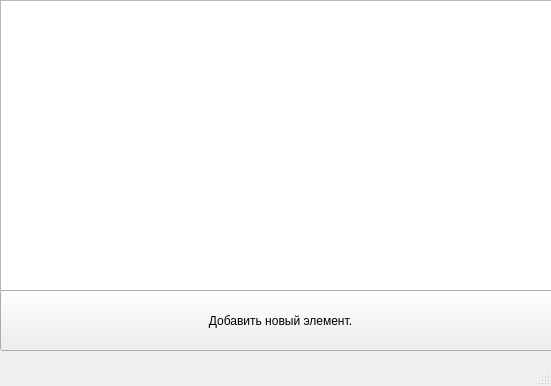
<?xml version="1.0" encoding="UTF-8"?>
<ui version="4.0">
 <class>MainWindow</class>
 <widget class="QMainWindow" name="MainWindow">
  <property name="geometry">
   <rect>
    <x>0</x>
    <y>0</y>
    <width>551</width>
    <height>386</height>
   </rect>
  </property>
  <property name="windowTitle">
   <string>MainWindow</string>
  </property>
  <widget class="QWidget" name="centralwidget">
   <widget class="QTableWidget" name="tableWidget">
    <property name="geometry">
     <rect>
      <x>0</x>
      <y>0</y>
      <width>561</width>
      <height>291</height>
     </rect>
    </property>
   </widget>
   <widget class="QPushButton" name="pushButton">
    <property name="geometry">
     <rect>
      <x>0</x>
      <y>290</y>
      <width>561</width>
      <height>61</height>
     </rect>
    </property>
    <property name="text">
     <string>Добавить новый элемент.</string>
    </property>
   </widget>
  </widget>
  <widget class="QMenuBar" name="menubar">
   <property name="geometry">
    <rect>
     <x>0</x>
     <y>0</y>
     <width>551</width>
     <height>21</height>
    </rect>
   </property>
  </widget>
  <widget class="QStatusBar" name="statusbar"/>
 </widget>
 <resources/>
 <connections/>
</ui>
